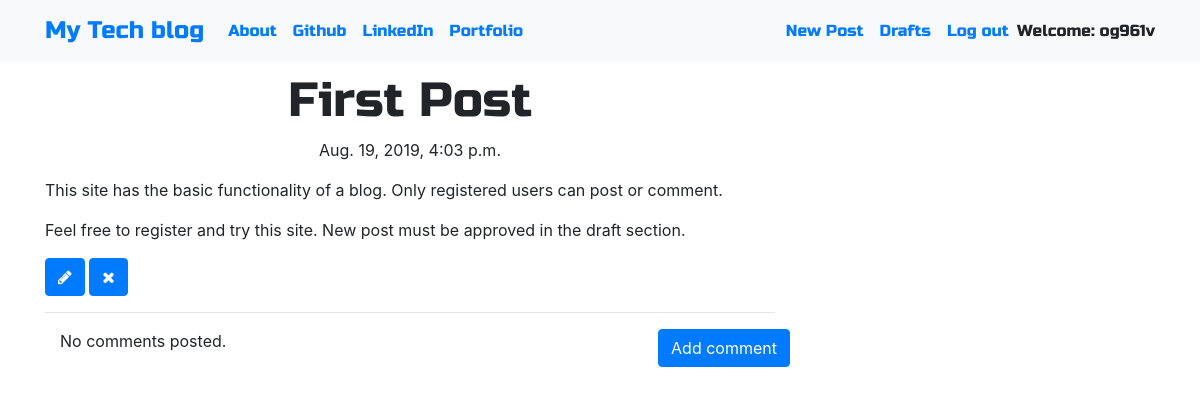
/post/4 (signed in), run on the app's committed database.
### blog/models.py (models this page shows, shortened)
class Post(models.Model):
    author = models.ForeignKey('auth.User', on_delete=models.CASCADE)
    title = models.CharField(max_length=250)
    text = models.TextField()
    created_date = models.DateTimeField(default=timezone.now)
    published_date = models.DateTimeField(blank=True, null=True)

### blog/views.py (the view)
# urls.py: path('post/<int:pk>', views.PostDetailView.as_view(), name='post_detail'),
class PostDetailView(DetailView):
    model = Post

### blog/templates/blog/post_detail.html
{% extends 'blog/base.html' %}
{% block content%}
    <h1 class="posttitle loader">{{ post.title }}</h1>
    {% if post.published_date %}
        <div class="date postdate">
            {{ post.published_date }}
        </div>
    {% else %}
        <a class="btn btn-outline-dark" href="{% url 'post_publish' pk=post.pk %}">Publish</a>
    {% endif %}
    <p class="postcontent">{{ post.text|safe|linebreaksbr }}</p>
    {% if user.is_authenticated %}
        <a class="btn btn-primary" href="{% url 'post_edit' pk=post.pk %}">
            <span class='fa fa-pencil'></span>
        </a>
        <a class="btn btn-primary" href="{% url 'post_remove' pk=post.pk %}">
            <span class='fa fa-remove'></span>
        </a>
    {% endif %}
    <hr>
    <a class="btn btn-primary btn-comment" href="{% url 'add_comment_to_post' pk=post.pk %}">Add comment</a>
    <div class="container">
        {% for comment in post.comments.all %}
            <br>
                {% if user.is_authenticated or comment.approve %}
                    <p>{{ comment.text|safe|linebreaks }}</p>
                    <p>Posted by: <strong>{{ comment.author }}</strong></p>
                    <p>Created on: {{comment.created_date}}</p>
                    {% if not comment.approved_comment %}
                        <a class="btn btn-primary" href="{% url 'comment_approve' pk=comment.pk %}">
                            <span class='fa fa-check'></span>
                        </a>
                    {% endif %}
                    <a class="btn btn-primary" href="{% url 'comment_remove' pk=comment.pk %}">
                        <span class='fa fa-remove'></span>
                    </a>
                {% endif %}
        {% empty %}
            <p>No comments posted.</p>
        {% endfor %}
    </div>
{% endblock %}

### blog/templates/blog/base.html (shortened to what this page needs)
<!DOCTYPE html>
{% load static %}
<html lang="en">
    <head>
        <link rel="stylesheet" href="https://stackpath.bootstrapcdn.com/bootstrap/4.1.3/css/bootstrap.min.css"
>
        <link href="https://maxcdn.bootstrapcdn.com/font-awesome/4.7.0/css/font-awesome.min.css" rel="stylesheet">
        <link rel="stylesheet" href="//cdn.jsdelivr.net/medium-editor/latest/css/medium-editor.min.css" type="text/css" media="screen" charset="utf-8">
        <link rel="stylesheet" href="{% static 'css/blog.css' %}">
    </head>
    <body class='loader'>
        <nav class="navbar navbar-expand-lg bg-light techfont">
            <div class="container">
                <div class="navbar-nav align-items-center">
                    <a class="navbar-brand bigbrand" href="{% url 'post_list' %}">My Tech blog</a>
                    <a class="nav-item nav-link" href="{% url 'about' %}">About</a>
                    <a class="nav-item nav-link" href="https://github.com/olivergarciarg" target="_blank">Github</a>
                    <a class="nav-item nav-link" href="http://www.linkedin.com/in/olivergarciarg" target="_blank">LinkedIn</a>
                    <a class="nav-item nav-link" href="http://www.motawebdevelopment.com/oliver/" target="_blank">Portfolio</a>
                </div>
                <div class="navbar-nav align-items-center ml-auto">
                    {% if user.is_authenticated %}
                        <a class="nav-item nav-link" href="{% url 'post_new' %}">New Post</a>
                        <a class="nav-item nav-link" href="{% url 'post_draft_list' %}">Drafts</a>
                        <a class="nav-item nav-link" href="{% url 'logout' %}">Log out</a>
                        <a>Welcome: {{ user.username }}</a>
                    {% else %}
                        <a class="nav-item nav-link" href="{% url 'login' %}" aria-label="Login">
                            <span class="fa fa-user" aria-hidden="true"></span>
                        </a>
                    {% endif %}
                </div>
            </div>
        </nav>
        <div class="content container">
            <div class="row">
                <div class="col-md-8">
                    <div class="blog_posts">
                        {% block content %}
                        {% endblock %}
                    </div>
                </div>
            </div>
        </div>
    </body>
</html>

### blog/static/css/blog.css (style rules this page uses)
.techfont { font-family: 'Russo One', sans-serif; font-size: 1.0em; margin-bottom: 10px; }
.postdate { text-align: center; }
.posttitle { font-family: 'Russo One', sans-serif; font-size: 3em; text-align: center; }
.postcontent { font-family: 'Montserrat'; font-size: 1.5em; }
.btn-comment { position: absolute; right: 0px; }
.bigbrand { font-size: 1.5em; }
.loader { filter:hue-rotate(0deg); color: linear-gradient(45deg,#0f8,#08f); animation:hue 5000ms infinite linear; }

### data on the page
Post: title "First Post", published_date "Aug. 19, 2019, 4:03 p.m.", text "This site has the basic functionality of a blog. Only registered users can post or comment. Feel free to register and try this site. New post must be approved in the draft section."

### other printed values
{{ user.username }} "og961v"
